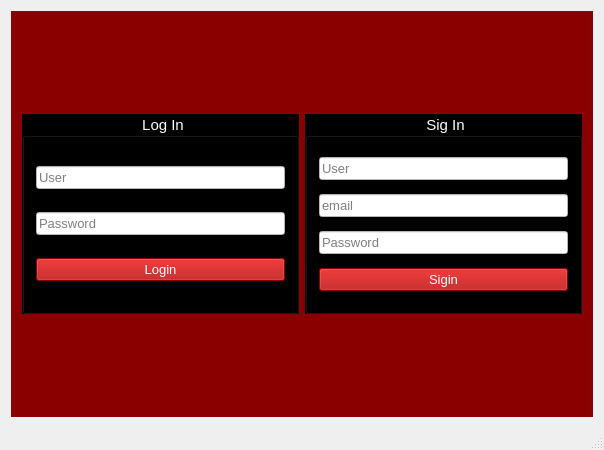
<?xml version="1.0" encoding="UTF-8"?>
<ui version="4.0">
 <class>MainWindow</class>
 <widget class="QMainWindow" name="MainWindow">
  <property name="geometry">
   <rect>
    <x>0</x>
    <y>0</y>
    <width>604</width>
    <height>450</height>
   </rect>
  </property>
  <property name="windowTitle">
   <string>LERMA</string>
  </property>
  <property name="styleSheet">
   <string notr="true"/>
  </property>
  <widget class="QWidget" name="centralWidget">
   <layout class="QGridLayout" name="gridLayout">
    <item row="0" column="1">
     <widget class="QStackedWidget" name="viewSW">
      <property name="styleSheet">
       <string notr="true">background-color: rgb(138, 0, 0);</string>
      </property>
      <property name="currentIndex">
       <number>0</number>
      </property>
      <widget class="QWidget" name="page">
       <layout class="QGridLayout" name="gridLayout_2">
        <item row="0" column="0">
         <widget class="QGroupBox" name="LoginGB">
          <property name="enabled">
           <bool>false</bool>
          </property>
          <property name="maximumSize">
           <size>
            <width>16777215</width>
            <height>200</height>
           </size>
          </property>
          <property name="font">
           <font>
            <family>Arial</family>
            <pointsize>11</pointsize>
           </font>
          </property>
          <property name="styleSheet">
           <string notr="true">background-color: rgb(0, 0, 0);
color: rgb(255, 255, 255);</string>
          </property>
          <property name="title">
           <string>Log In</string>
          </property>
          <property name="alignment">
           <set>Qt::AlignCenter</set>
          </property>
          <layout class="QGridLayout" name="gridLayout_3">
           <item row="0" column="0">
            <widget class="QLineEdit" name="usernameLE">
             <property name="font">
              <font>
               <family>Arial</family>
               <pointsize>10</pointsize>
              </font>
             </property>
             <property name="styleSheet">
              <string notr="true">color: rgb(0, 0, 0);
background-color: rgb(255, 255, 255);
</string>
             </property>
             <property name="placeholderText">
              <string>User</string>
             </property>
            </widget>
           </item>
           <item row="1" column="0">
            <widget class="QLineEdit" name="paswordLE">
             <property name="font">
              <font>
               <family>Arial</family>
               <pointsize>10</pointsize>
              </font>
             </property>
             <property name="styleSheet">
              <string notr="true">color: rgb(0, 0, 0);
background-color: rgb(255, 255, 255);</string>
             </property>
             <property name="text">
              <string/>
             </property>
             <property name="echoMode">
              <enum>QLineEdit::Password</enum>
             </property>
             <property name="placeholderText">
              <string>Password</string>
             </property>
            </widget>
           </item>
           <item row="2" column="0">
            <widget class="QPushButton" name="loginPB">
             <property name="enabled">
              <bool>false</bool>
             </property>
             <property name="font">
              <font>
               <family>Arial</family>
               <pointsize>10</pointsize>
              </font>
             </property>
             <property name="cursor">
              <cursorShape>PointingHandCursor</cursorShape>
             </property>
             <property name="styleSheet">
              <string notr="true">color: rgb(255, 255, 255);
background-color: rgb(170, 0, 0);</string>
             </property>
             <property name="text">
              <string>Login</string>
             </property>
            </widget>
           </item>
          </layout>
         </widget>
        </item>
        <item row="0" column="1">
         <widget class="QGroupBox" name="sigInGB">
          <property name="enabled">
           <bool>false</bool>
          </property>
          <property name="maximumSize">
           <size>
            <width>16777215</width>
            <height>200</height>
           </size>
          </property>
          <property name="font">
           <font>
            <family>Arial</family>
            <pointsize>11</pointsize>
           </font>
          </property>
          <property name="styleSheet">
           <string notr="true">background-color: rgb(0, 0, 0);
color: rgb(255, 255, 255);</string>
          </property>
          <property name="title">
           <string>Sig In</string>
          </property>
          <property name="alignment">
           <set>Qt::AlignCenter</set>
          </property>
          <layout class="QGridLayout" name="gridLayout_4">
           <item row="0" column="0">
            <widget class="QLineEdit" name="newUserLE">
             <property name="font">
              <font>
               <family>Arial</family>
               <pointsize>10</pointsize>
              </font>
             </property>
             <property name="styleSheet">
              <string notr="true">color: rgb(0, 0, 0);
background-color: rgb(255, 255, 255);</string>
             </property>
             <property name="placeholderText">
              <string>User</string>
             </property>
            </widget>
           </item>
           <item row="1" column="0">
            <widget class="QLineEdit" name="emailLE">
             <property name="font">
              <font>
               <family>Arial</family>
               <pointsize>10</pointsize>
              </font>
             </property>
             <property name="styleSheet">
              <string notr="true">color: rgb(0, 0, 0);
background-color: rgb(255, 255, 255);</string>
             </property>
             <property name="placeholderText">
              <string>email</string>
             </property>
            </widget>
           </item>
           <item row="2" column="0">
            <widget class="QLineEdit" name="newPasswordLE">
             <property name="font">
              <font>
               <family>Arial</family>
               <pointsize>10</pointsize>
              </font>
             </property>
             <property name="styleSheet">
              <string notr="true">color: rgb(0, 0, 0);
background-color: rgb(255, 255, 255);</string>
             </property>
             <property name="echoMode">
              <enum>QLineEdit::Password</enum>
             </property>
             <property name="placeholderText">
              <string>Password</string>
             </property>
            </widget>
           </item>
           <item row="3" column="0">
            <widget class="QPushButton" name="signInPB">
             <property name="enabled">
              <bool>false</bool>
             </property>
             <property name="font">
              <font>
               <family>Arial</family>
               <pointsize>10</pointsize>
              </font>
             </property>
             <property name="cursor">
              <cursorShape>PointingHandCursor</cursorShape>
             </property>
             <property name="styleSheet">
              <string notr="true">color: rgb(255, 255, 255);
background-color: rgb(170, 0, 0);</string>
             </property>
             <property name="text">
              <string>Sigin</string>
             </property>
            </widget>
           </item>
          </layout>
         </widget>
        </item>
       </layout>
      </widget>
      <widget class="QWidget" name="page_2">
       <layout class="QGridLayout" name="gridLayout_5">
        <item row="0" column="0">
         <widget class="QComboBox" name="comboBox">
          <property name="font">
           <font>
            <family>Verdana</family>
            <pointsize>10</pointsize>
            <weight>50</weight>
            <bold>false</bold>
           </font>
          </property>
          <property name="styleSheet">
           <string notr="true">background-color: rgb(0, 0, 0);
color: rgb(255, 255, 255);</string>
          </property>
          <item>
           <property name="text">
            <string>Todos los Departamentos</string>
           </property>
          </item>
          <item>
           <property name="text">
            <string>Alimentos y Bebidas</string>
           </property>
          </item>
          <item>
           <property name="text">
            <string>Libros</string>
           </property>
          </item>
          <item>
           <property name="text">
            <string>Electrónicos</string>
           </property>
          </item>
          <item>
           <property name="text">
            <string>Hogar Y Cocina</string>
           </property>
          </item>
          <item>
           <property name="text">
            <string>Deporte y Aire Libre</string>
           </property>
          </item>
         </widget>
        </item>
        <item row="0" column="1">
         <widget class="QComboBox" name="sortBy">
          <property name="styleSheet">
           <string notr="true">color: rgb(255, 255, 255);
background-color: rgb(0, 0, 0);
font: 10pt &quot;Verdana&quot;;</string>
          </property>
          <item>
           <property name="text">
            <string>Sort...</string>
           </property>
          </item>
          <item>
           <property name="text">
            <string>Ascending</string>
           </property>
          </item>
          <item>
           <property name="text">
            <string>Descending</string>
           </property>
          </item>
         </widget>
        </item>
        <item row="0" column="2">
         <widget class="QLineEdit" name="searchText">
          <property name="styleSheet">
           <string notr="true">color: rgb(255, 255, 255);
background-color: rgb(0, 0, 0);
font: 10pt &quot;Verdana&quot;;</string>
          </property>
          <property name="placeholderText">
           <string>Search...</string>
          </property>
         </widget>
        </item>
        <item row="1" column="0" colspan="3">
         <widget class="QScrollArea" name="scrollArea">
          <property name="styleSheet">
           <string notr="true">background-color: rgb(255, 255, 255);
color: rgb(0, 0, 0);</string>
          </property>
          <property name="widgetResizable">
           <bool>true</bool>
          </property>
          <widget class="QWidget" name="scrollContent">
           <property name="geometry">
            <rect>
             <x>0</x>
             <y>0</y>
             <width>566</width>
             <height>340</height>
            </rect>
           </property>
          </widget>
         </widget>
        </item>
       </layout>
      </widget>
     </widget>
    </item>
   </layout>
  </widget>
  <widget class="QStatusBar" name="statusBar"/>
  <widget class="QMenuBar" name="menuBar">
   <property name="geometry">
    <rect>
     <x>0</x>
     <y>0</y>
     <width>604</width>
     <height>20</height>
    </rect>
   </property>
  </widget>
  <action name="actionCargar_Base_de_Datos">
   <property name="text">
    <string>Cargar Base de Datos</string>
   </property>
  </action>
 </widget>
 <layoutdefault spacing="6" margin="11"/>
 <resources/>
 <connections/>
</ui>
